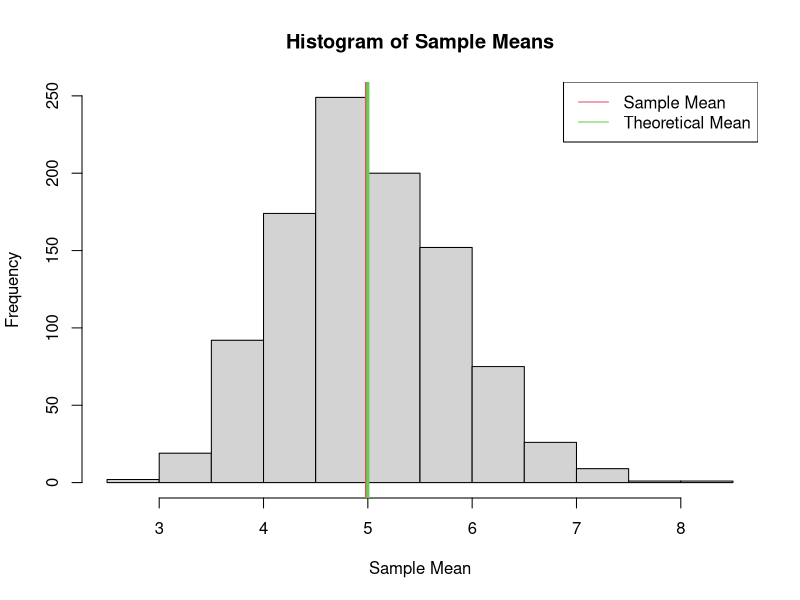
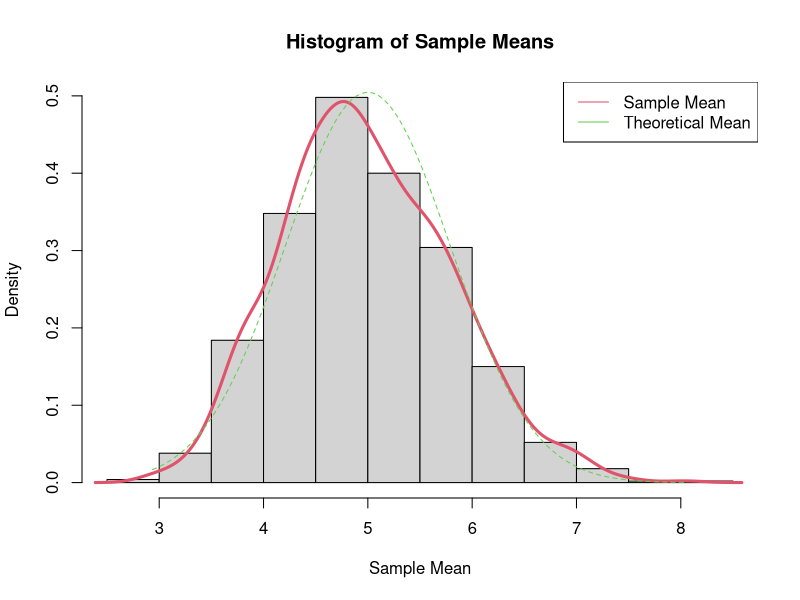
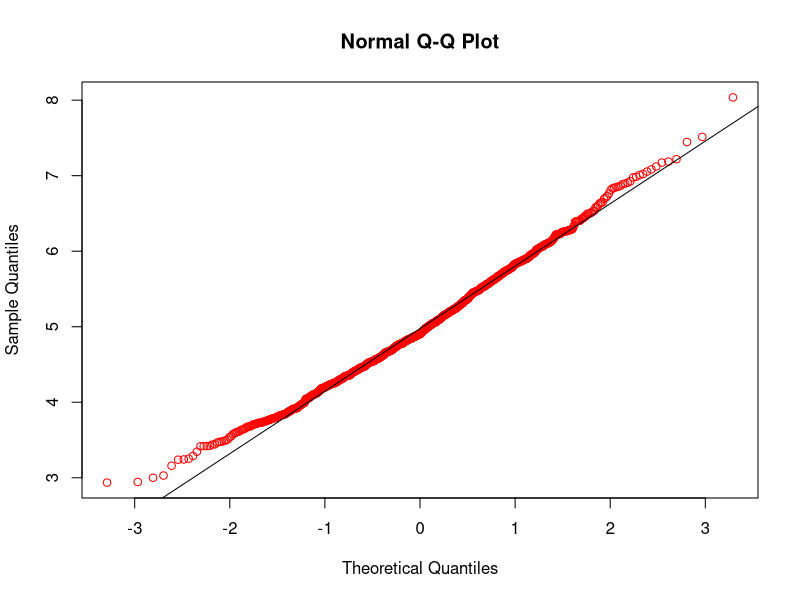

Source code (R) for these figures, in order:
## ---- chunk 1
knitr::opts_chunk$set(echo = TRUE)
## ---- chunk 2
n <- 40
lambda <- .2
nosim <- 1000
df <- data.frame(ncol = 2, nrow = nosim)
colnames(df) <- c("index", "simulation")
set.seed(1000)
for (i in 1:nosim) {
        df[i, 1] <- i
        df[i, 2] <- mean(rexp(n, lambda))
}
mean(df$simulation)
## ---- chunk 3
1/ lambda
## ---- chunk 4
hist(df$simulation, xlab = "Sample Mean", main = "Histogram of Sample Means")
abline(v = mean(df$simulation), col = 2, lwd = 3)
abline(v = 1 / lambda, col = 3, lwd = 3)
legend('topright', c("Sample Mean", "Theoretical Mean"),  col = c(col = 2, col = 3), lty = c(1,1))
## ---- chunk 5
var(df$simulation)
## ---- chunk 6
(1/ (lambda ** 2))/n
## ---- chunk 7
hist(df$simulation, xlab = "Sample Mean", main = "Histogram of Sample Means", prob = TRUE)
lines(density(df$simulation),col = 2,lwd = 3)
xfit <- seq(min(df$simulation), max(df$simulation), length = 100)
yfit <- dnorm(xfit, mean = 1/lambda, sd = (1/lambda/sqrt(n)))
lines(xfit, yfit, col = 3, lty = 2)
legend('topright', c("Sample Mean", "Theoretical Mean"),  col = c(col = 2, col = 3), lty = c(1,1))
## ---- chunk 8
qqnorm(df$simulation, col = "red")
qqline(df$simulation)
